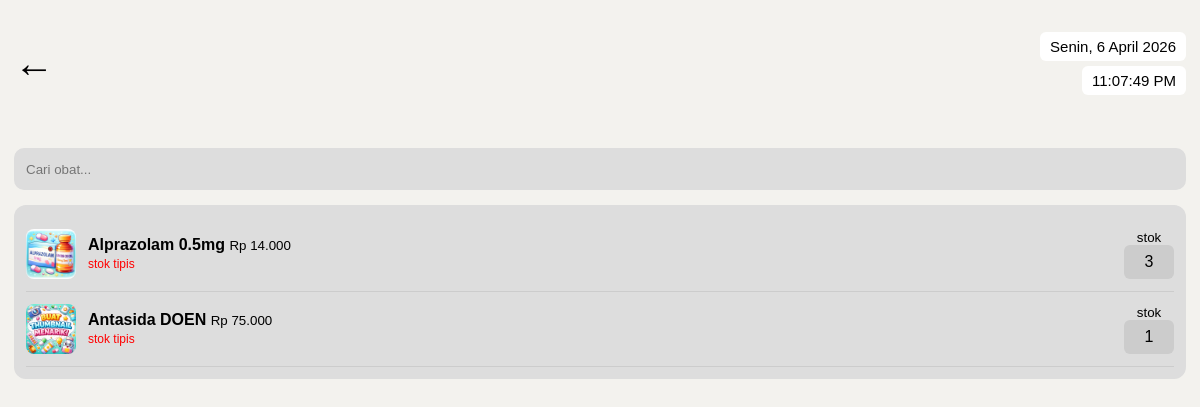
Page /habis.php (signed in) on the committed database.
### tables this page shows
CREATE TABLE `obat` (
  `id_obat` int(20) NOT NULL,
  `nama` text NOT NULL,
  `produsen` text NOT NULL,
  `stok` int(50) NOT NULL,
  `harga` int(255) NOT NULL,
  `gambar` varchar(255) DEFAULT 'img/default.png',
  `deskripsi` text DEFAULT NULL
);

### habis.php (the view, shortened to what this page needs)
<?php
include "koneksi.php";
$data = mysqli_query($conn,"SELECT * FROM obat WHERE stok <= 5 ORDER BY nama ASC");
?>
<!DOCTYPE html>
<html>
<head>
<link rel="stylesheet" href="css/habis.css">
</head>
<body>
<br>
<div class="container">
<div class="top-bar">
    <div class="left-group">
        <a href="mengelola_obat.php" class="back">←</a>
    </div>
    <div class="top-text">
        <div id="dayDate" class="bg"></div>
        <div id="clock" class="bg"></div>
    </div>
</div>
<br>
<div class="search-box">
    <input type="text" id="search" placeholder="Cari obat..." onkeyup="searchObat()">
</div>
<div class="list">
<?php while($o=mysqli_fetch_assoc($data)): ?>
<div class="item" data-nama="<?= strtolower($o['nama']) ?>">
        <img src="<?= !empty($o['gambar']) ? $o['gambar'] : 'img/obat/default.png' ?>" class="img">
    <div class="info">
        <b><?= $o['nama'] ?></b>
        <small>Rp <?= number_format($o['harga'],0,',','.') ?></small>
<br>
        <?php if($o['stok'] <= 5 && $o['stok'] > 0): ?>
            <span class="tipis">stok tipis</span>
        <?php endif; ?>
    </div>
    <div class="stok-box">
        <small>stok</small>
        <div class="stok"><?= $o['stok'] ?></div>
    </div>
</div>
<?php endwhile; ?>
</div>
</div>
</body>
</html>

### css/habis.css (style rules this page uses)
* { margin:0; padding:0; box-sizing:border-box; }
body { background:#f3f2ee; font-family:Arial; overflow-x:hidden; }
.container { width:100%; padding:14px; }
.left-group { display:flex; align-items:center; gap:20px; }
.back { font-size:40px; text-decoration:none; color:#000; }
.top-bar { display:flex; justify-content:space-between; align-items:center; margin-bottom:20px; }
.top-text { display:flex; flex-direction:column; align-items:flex-end; gap:5px; }
.bg { background:#fff; padding:6px 10px; border-radius:6px; font-size:15px; }
.search-box { width:100%; background:#ddd; padding:12px; border-radius:10px; margin:15px 0; }
.search-box input { width:100%; border:none; background:transparent; }
.list { width:100%; background:#ddd; padding:12px; border-radius:12px; max-height:65vh; overflow-y:auto; overflow-x:hidden; }
.item { display:flex; align-items:center; gap:12px; padding:12px 0; border-bottom:1px solid #ccc; }
.img { width:50px; height:50px; border-radius:8px; }
.info { flex:1; min-width:0; }
.stok-box { flex-shrink:0; display:flex; flex-direction:column; align-items:center; }
.stok { width:50px; height:34px; background:#ccc; display:flex; align-items:center; justify-content:center; border-radius:6px; }
.tipis { font-size:12px; color:red; }

### rows in the picture
obat: gambar (picture), nama "Alprazolam 0.5mg", harga "14.000", shows "stok tipis", stok "3"
obat: gambar (placeholder picture), nama "Antasida DOEN", harga "75.000", shows "stok tipis", stok "1"
